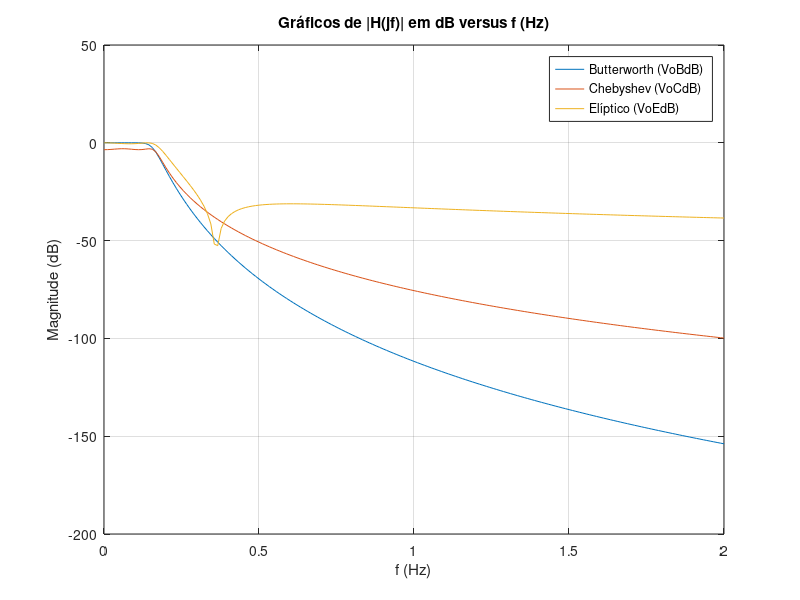

The MATLAB source for this figure:
clear all;
clc;

% Faixa de frequência em Hz e conversão para rad/s
f = linspace(0.0002, 2, 181);
w = 2 * pi * f;

% 1. Filtro Butterworth (N=7, ganho DC = 1/2)
n1 = 1;
d1 = conv([1 0.44504 1], conv([1 1.24698 1], conv([1 1.80194 1], [1 1])));
h1 = freqs((1/2)*n1, d1, w);

% 2. Filtro Chebyshev (N=4, ganho DC = 1/3)
n2 = 0.3791;
d2 = conv([1 0.35071 1.06352], [1 0.84668 0.35641]);
h2 = freqs((1/3)*n2, d2, w);

% 3. Filtro Elíptico (N=3, ganho DC = 1/2)
n3 = 0.1543 * [1 0 5.15321];
d3 = conv([1 0.53793 1.14858], [1 0.69222]);
h3 = freqs((1/2)*n3, d3, w);

% Cálculo em dB equivalente ao QUCS: dB(2*Vo)
mag1_dB = 20 * log10(abs(2 * h1));
mag2_dB = 20 * log10(abs(2 * h2));
mag3_dB = 20 * log10(abs(2 * h3));

% Gráfico em dB vs Frequência (Hz)
figure(1);
plot(f, mag1_dB, f, mag2_dB, f, mag3_dB);
title('Gráficos de |H(jf)| em dB versus f (Hz)');
xlabel('f (Hz)');
ylabel('Magnitude (dB)');
legend('Butterworth (VoBdB)', 'Chebyshev (VoCdB)', 'Elíptico (VoEdB)');
grid on;
